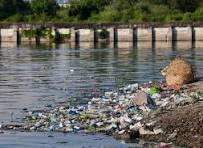
#> input picture uploads/2678c2c30dc545f49a59b037d7422212.jpg, 203 x 148 px; its folder holds only this picture in this run
$ python -i analyzer.py   (imports and definitions only)
#> lines starting #> are read from the running program, lines starting #| are printed output that depends on the picture; after the words box and inside, x2 and y2 are one past the last pixel; in counts of white or black regions, pixels touching at a corner belong together
"""
AquaGuard AI – Water Pollution Analysis Module
===============================================
Uses OpenCV image-processing techniques to estimate potential
pollution risk in water body images.

IMPORTANT DISCLAIMER:
  These are EXPERIMENTAL ESTIMATES based on pixel-level colour
  and texture analysis only.  They do NOT constitute scientific
  confirmation of actual water pollution.  Always consult
  certified environmental agencies for authoritative assessments.

Methodology (transparent):
  1. Colour analysis  – dominant hues outside the healthy blue/green
     water palette (brownish, yellowish, greyish tones) suggest
     possible turbidity or contamination.
  2. Turbidity proxy  – standard deviation of brightness in the image;
     higher variance in non-sky regions correlates with suspended
     sediments or foam.
  3. Green-band excess – algae blooms produce unusually high green
     channel values relative to blue.
  4. Dark-patch detection – oil slicks and heavy sediment cause very
     dark, low-saturation regions on water surfaces.
  5. Composite score    – weighted sum normalised to 0–100.
"""

import cv2
import numpy as np
from dataclasses import dataclass, field
from typing import Tuple


@dataclass
class AnalysisResult:
    risk_level: str           # "Low" | "Medium" | "High"
    risk_score: float         # 0–100
    color_score: float
    turbidity_score: float
    algae_score: float
    dark_patch_score: float
    dominant_colors: list
    explanation: str
    recommendations: list
    confidence: str           # "Low" | "Moderate" | "High"
    disclaimer: str = (
        "⚠️ EXPERIMENTAL ESTIMATE: This analysis is based solely on image "
        "pixel data and does NOT confirm actual water pollution. It is intended "
        "for educational and awareness purposes only. For authoritative results, "
        "consult certified environmental testing laboratories."
    )


# [45 lines left out: function analyze_water_image, not called in this run]


# ---------------------------------------------------------------------------
# Sub-analysis helpers
# ---------------------------------------------------------------------------

def _color_anomaly_score(hsv: np.ndarray, rgb: np.ndarray) -> float:
    """
    Score how far the image colours deviate from healthy water hues
    (deep blues and blue-greens, hue ≈ 90–220 °).
    Brown, yellow, grey, and red hues suggest sediment / industrial runoff.
    """
    h, s, v = cv2.split(hsv)

    # Mask out very dark (sky at dusk) or very bright pixels (sun glare)
    active = (v > 30) & (v < 240) & (s > 20)
    if active.sum() < 500:
        return 20.0  # not enough usable pixels

    active_h = h[active].astype(float) * 2  # OpenCV hue is 0–179 → 0–358

    # Healthy water: hue 170–230 ° (blues) and 100–170 ° (blue-greens)
    healthy_mask = (active_h >= 100) & (active_h <= 230)
    anomaly_ratio = 1.0 - (healthy_mask.sum() / active_h.size)

    # Extra weight for reddish-brown (hue 0–30 and 330–360)
    red_brown = ((active_h <= 30) | (active_h >= 330)).sum() / active_h.size
    yellow = ((active_h > 30) & (active_h <= 70)).sum() / active_h.size

    score = (anomaly_ratio * 50) + (red_brown * 30) + (yellow * 20)
    return float(np.clip(score, 0, 100))


def _turbidity_score(lab: np.ndarray) -> float:
    """
    Proxy for turbidity via lightness channel variance and mean.
    Murky, sediment-laden water shows higher variance and a brighter
    (milky) or darker L* than clean water.
    """
    l_channel = lab[:, :, 0].astype(float)
    std_l = float(np.std(l_channel))
    mean_l = float(np.mean(l_channel))

    # High std → variable brightness (foam, debris, sediment patches)
    std_score = np.clip((std_l - 20) / 60 * 100, 0, 100)

    # Very bright or very dark lightness → murky / oil-covered water
    brightness_dev = abs(mean_l - 100) / 100  # 100 ≈ neutral mid-grey in Lab
    brightness_score = np.clip(brightness_dev * 100, 0, 100)

    return float((std_score * 0.6 + brightness_score * 0.4))


def _algae_bloom_score(rgb: np.ndarray) -> float:
    """
    Detect green-channel dominance suggesting algae blooms.
    Healthy water: blue ≥ green.  Bloom: green >> blue.
    """
    r = rgb[:, :, 0].astype(float)
    g = rgb[:, :, 1].astype(float)
    b = rgb[:, :, 2].astype(float)

    denom = b + 1.0
    green_excess = (g - b) / denom  # positive → more green than blue

    bloom_pixels = (green_excess > 0.3).sum()
    ratio = bloom_pixels / green_excess.size

    # Also penalise yellowish-green (r≈g >> b)
    yellow_green = ((g > 100) & (r > 80) & (b < 80)).sum() / green_excess.size

    score = ratio * 70 + yellow_green * 30
    return float(np.clip(score * 100, 0, 100))


def _dark_patch_score(hsv: np.ndarray) -> float:
    """
    Oil slicks and heavy pollution manifest as very dark, low-saturation
    irregular patches across the water surface.
    """
    h, s, v = cv2.split(hsv)

    dark_low_sat = ((v < 60) & (s < 50)).sum()
    ratio = dark_low_sat / v.size

    score = ratio * 200  # amplified because dark patches are strongly indicative
    return float(np.clip(score, 0, 100))


def _dominant_colors(rgb: np.ndarray, k: int = 5) -> list:
    """
    k-means clustering to find dominant RGB colours in the image.
    """
    pixels = rgb.reshape(-1, 3).astype(np.float32)
    # Sample at most 5000 pixels for speed
    if pixels.shape[0] > 5000:
        idx = np.random.choice(pixels.shape[0], 5000, replace=False)
        pixels = pixels[idx]

    criteria = (cv2.TERM_CRITERIA_EPS + cv2.TERM_CRITERIA_MAX_ITER, 20, 1.0)
    _, labels, centers = cv2.kmeans(
        pixels, k, None, criteria, 5, cv2.KMEANS_RANDOM_CENTERS
    )
    counts = np.bincount(labels.flatten(), minlength=k)
    total = counts.sum()
    sorted_idx = np.argsort(-counts)

    result = []
    for i in sorted_idx:
        r, g, b = int(centers[i][0]), int(centers[i][1]), int(centers[i][2])
        hex_color = f"#{r:02x}{g:02x}{b:02x}"
        pct = round(float(counts[i]) / total * 100, 1)
        result.append({"hex": hex_color, "rgb": [r, g, b], "percent": pct})
    return result


def _classify(
    composite: float,
    color: float,
    turbidity: float,
    algae: float,
    dark: float,
) -> Tuple[str, str, list, str]:
    """
    Map composite score to risk level with explanation and recommendations.
    """
    # Determine primary driver
    scores = {
        "Colour Anomaly": color,
        "Turbidity": turbidity,
        "Algae Bloom Indicators": algae,
        "Dark Patch Detection": dark,
    }
    primary_driver = max(scores, key=scores.get)

    driver_explanations = {
        "Colour Anomaly": (
            "The image shows colour tones (brownish, yellowish, or reddish) "
            "that differ from typical clear-water hues, which may indicate "
            "sediment runoff, industrial discharge, or organic matter."
        ),
        "Turbidity": (
            "The image shows uneven brightness distribution, which can be a "
            "visual proxy for turbidity — suspended particles, sediment, or "
            "foam that scatter light through the water."
        ),
        "Algae Bloom Indicators": (
            "Elevated green-channel values relative to blue suggest possible "
            "algae or cyanobacteria bloom conditions, often linked to excess "
            "nutrients (eutrophication) from agricultural or urban runoff."
        ),
        "Dark Patch Detection": (
            "Dark, low-saturation regions detected on the water surface may "
            "indicate oil sheens, dense organic matter, or heavy sedimentation."
        ),
    }

    if composite < 25:
        risk_level = "Low"
        explanation = (
            "The image characteristics are broadly consistent with typical "
            "clean water appearance.  No strong visual anomalies detected. "
            f"Primary indicator assessed: {primary_driver}."
        )
        recs = [
            "Continue routine monitoring of this water body.",
            "Maintain current environmental protection measures.",
            "Document baseline images periodically for comparison.",
            "Report any sudden changes in water appearance to local authorities.",
        ]
        confidence = "Moderate"
    elif composite < 55:
        risk_level = "Medium"
        explanation = (
            f"Moderate visual anomalies detected. {driver_explanations[primary_driver]} "
            "Further investigation is advisable."
        )
        recs = [
            "Collect water samples for laboratory chemical analysis.",
            "Investigate upstream sources of potential runoff.",
            "Increase monitoring frequency in this area.",
            "Notify local environmental protection authorities.",
            "Check for nearby agricultural or industrial discharge points.",
        ]
        confidence = "Moderate"
    else:
        risk_level = "High"
        explanation = (
            f"Significant visual anomalies detected. {driver_explanations[primary_driver]} "
            "Multiple risk indicators are elevated, warranting urgent attention."
        )
        recs = [
            "🚨 Urgently collect water samples for certified laboratory testing.",
            "Alert local environmental and water management authorities immediately.",
            "Identify and document potential pollution point sources.",
            "Restrict recreational and fishing activities until testing confirms safety.",
            "Document evidence with GPS coordinates, timestamps, and photographs.",
            "Consider contacting national environmental protection agencies.",
        ]
        confidence = "Low"  # image-only analysis is least reliable at extremes

    return risk_level, explanation, recs, confidence

# ============================================================
# Satellite Water Pollution Explorer – Analysis Extension
# Added below the existing AnalysisResult / analyze_water_image
# ============================================================


import base64
import io
from typing import Optional


@dataclass
class SatelliteAnalysisResult:
    """Result of analysing a satellite/aerial water image with overlay."""
    risk_level: str                # "Low" | "Medium" | "High"
    risk_score: float              # 0–100
    color_score: float
    turbidity_score: float
    algae_score: float
    dark_patch_score: float
    dominant_colors: list
    explanation: str
    recommendations: list
    confidence: str
    # Satellite-specific fields
    location_name: str
    latitude: Optional[float]
    longitude: Optional[float]
    image_date: Optional[str]
    water_type: str
    overlay_image_b64: str         # base64-encoded PNG of annotated image
    detected_regions: list         # list of {label, color, bbox, pixel_count}
    satellite_links: list          # list of {name, url, description}
    disclaimer: str = (
        "⚠️ EXPERIMENTAL VISUAL ESTIMATE: Analysis is based solely on image pixel data. "
        "It does NOT confirm actual water pollution or chemical contamination. "
        "Satellite images may have been retrieved from external services and reflect "
        "real-world conditions only at the time of capture. For authoritative water "
        "quality results, consult certified environmental testing laboratories."
    )
    source_note: str = ""


def analyze_satellite_image(
    image_path: str,
    location_name: str = "Unknown",
    latitude: Optional[float] = None,
    longitude: Optional[float] = None,
    image_date: Optional[str] = None,
    water_type: str = "unknown",
) -> SatelliteAnalysisResult:
    """
    Analyse a satellite/aerial water image.
    Returns the standard risk metrics PLUS a base64-encoded annotated overlay
    image highlighting suspicious regions with colour-coded bounding boxes.

    Detected region types:
      - Algae bloom (bright green patches)
      - Turbid/brown water (brownish/yellowish hue)
      - Dark patch / possible oil (very dark low-saturation areas)
      - Colour anomaly (hues outside normal water palette)
    """
#> called with location_name = 'Unknown', water_type = 'unknown'
    img_bgr = cv2.imread(image_path)
#> img_bgr is the input picture: shape (148, 203, 3); mean B, G, R 96.6, 104.1, 104.8
    if img_bgr is None:
        raise ValueError(f"Cannot read image: {image_path}")

    # Work at 640×480 for consistent analysis
    orig_h, orig_w = img_bgr.shape[:2]
    img_bgr = cv2.resize(img_bgr, (640, 480))
#> img_bgr: shape (480, 640, 3)
    img_rgb = cv2.cvtColor(img_bgr, cv2.COLOR_BGR2RGB)
    img_hsv = cv2.cvtColor(img_bgr, cv2.COLOR_BGR2HSV)
#> img_hsv: shape (480, 640, 3); mean H, S, V 57.9, 61.7, 112.4
    img_lab = cv2.cvtColor(img_bgr, cv2.COLOR_BGR2Lab)
#> img_lab: shape (480, 640, 3); mean of channels 0, 1, 2 110.5, 127.2, 132.6

    # --- Standard scores ---
    color_score     = _color_anomaly_score(img_hsv, img_rgb)
#> in _color_anomaly_score, `h, s, v = cv2.split(hsv)`:
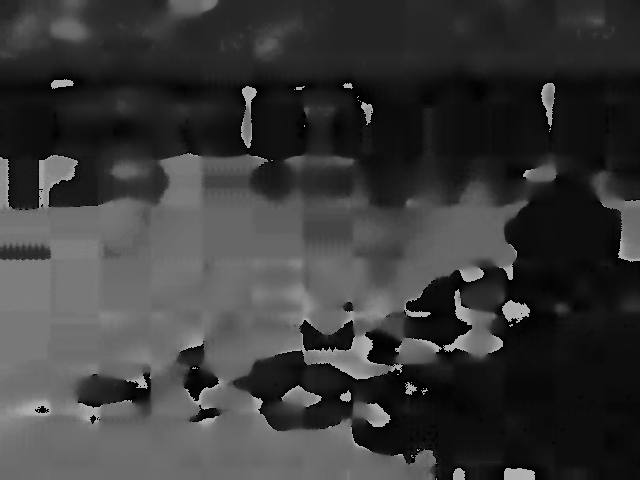
#> h: shape (480, 640); min 0, max 179, mean 57.9
#> in _color_anomaly_score, `h, s, v = cv2.split(hsv)`:
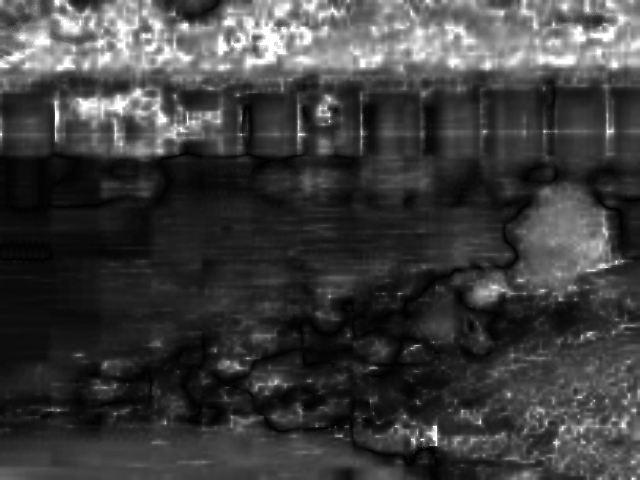
#> s: shape (480, 640); min 0, max 255, mean 61.7
#> in _color_anomaly_score, `active = (v > 30) & (v < 240) & (s > 20)`:
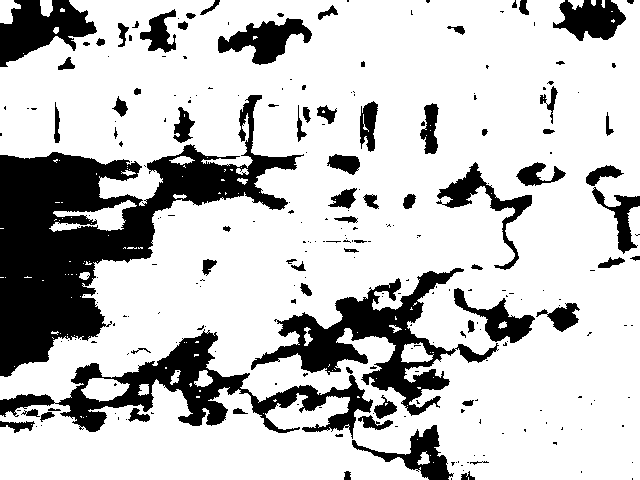
#> active: shape (480, 640) bool; 76.9% white; 254 black regions (178 under 20 px), largest, box (x1, y1, x2, y2) and area: (0, 95, 304, 377) 27513, (0, 329, 373, 439) 9945, (251, 268, 499, 416) 9667
#> in _color_anomaly_score, `anomaly_ratio = 1.0 - (healthy_mask.sum() / active_h.size)`: anomaly_ratio = 0.682
#> in _color_anomaly_score, `red_brown = ((active_h <= 30) | (active_h >= 330)).sum() / active_h.size`: red_brown = 0.285
#> in _color_anomaly_score, `yellow = ((active_h > 30) & (active_h <= 70)).sum() / active_h.size`: yellow = 0.237
#> in _color_anomaly_score, `score = (anomaly_ratio * 50) + (red_brown * 30) + (yellow * 20)`: score = 47.4
#> color_score = 47.4
    turbidity_score = _turbidity_score(img_lab)
#> in _turbidity_score, `std_l = float(np.std(l_channel))`: std_l = 44.74
#> in _turbidity_score, `mean_l = float(np.mean(l_channel))`: mean_l = 110.5
#> in _turbidity_score, `std_score = np.clip((std_l - 20) / 60 * 100, 0, 100)`: std_score = 41.23
#> in _turbidity_score, `brightness_dev = abs(mean_l - 100) / 100`: brightness_dev = 0.105
#> in _turbidity_score, `brightness_score = np.clip(brightness_dev * 100, 0, 100)`: brightness_score = 10.54
#> turbidity_score = 28.96
    algae_score     = _algae_bloom_score(img_rgb)
#> in _algae_bloom_score, `g = rgb[:, :, 1].astype(float)`:
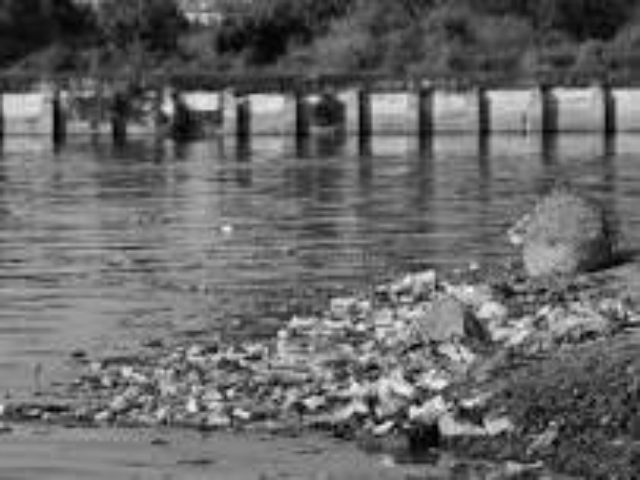
#> g: shape (480, 640) float64; min 0, max 250, mean 104
#> in _algae_bloom_score, `b = rgb[:, :, 2].astype(float)`:
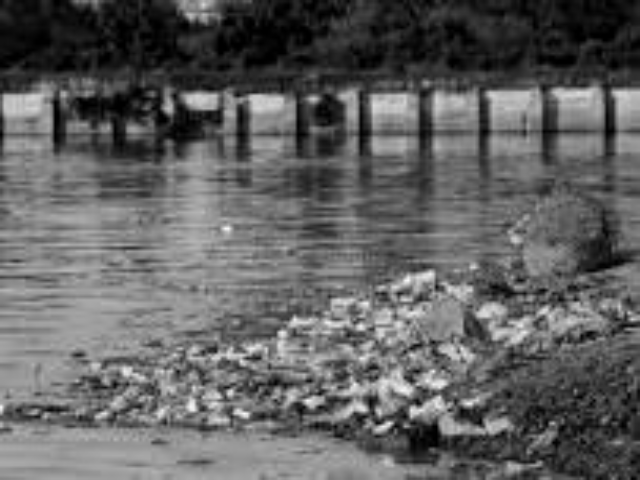
#> b: shape (480, 640) float64; min 0, max 249, mean 96.5
#> in _algae_bloom_score, `green_excess = (g - b) / denom`:
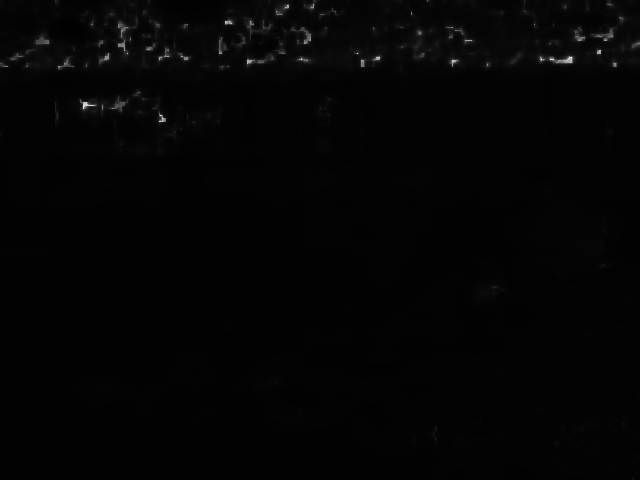
#> green_excess: shape (480, 640) float64; min -0.692, max 59, mean 0.4; drawn with min black and max white
#> in _algae_bloom_score, `bloom_pixels = (green_excess > 0.3).sum()`: bloom_pixels = 65855
#> in _algae_bloom_score, `ratio = bloom_pixels / green_excess.size`: ratio = 0.214
#> in _algae_bloom_score, `yellow_green = ((g > 100) & (r > 80) & (b < 80)).sum() / green_excess...`: yellow_green = 0.00893
#> in _algae_bloom_score, `score = ratio * 70 + yellow_green * 30`: score = 15.27
#> algae_score = 100
    dark_score      = _dark_patch_score(img_hsv)
#> in _dark_patch_score, `dark_low_sat = ((v < 60) & (s < 50)).sum()`: dark_low_sat = 3992
#> in _dark_patch_score, `ratio = dark_low_sat / v.size`: ratio = 0.013
#> in _dark_patch_score, `score = ratio * 200`: score = 2.6
#> dark_score = 2.6
    dominant_colors = _dominant_colors(img_rgb)
#> in _dominant_colors, `_, labels, centers = cv2.kmeans( pixels, k, None, criteria, 5, cv2.KME..`: labels = 5000 values, max 4 at index 2, min 0 at index 1, mean 1.79; centers = [[72.5, 71.59, 52.54], [103.3, 102.4, 98.81], [31.33, 35.16, 17.03], [133.8, 134.6, 138], [190.4, 178.2, 167.1]]
#> in _dominant_colors, `counts = np.bincount(labels.flatten(), minlength=k)`: counts = [1135, 1238, 634, 1549, 444]
#> in _dominant_colors, `total = counts.sum()`: total = 5000
#> in _dominant_colors, `sorted_idx = np.argsort(-counts)`: sorted_idx = [3, 1, 0, 2, 4]
#> the loop in _dominant_colors, `for i in sorted_idx:` made 5 passes
#> (i, r, g, b, hex_color, pct) on passes 1, 3, 4: (3, 133, 134, 137, '#858689', 31), (0, 72, 71, 52, '#484734', 22.7), (2, 31, 35, 17, '#1f2311', 12.7)
#> after the loop in _dominant_colors, `for i in sorted_idx:`: result = 5 items
#> dominant_colors = 5 items

    composite = float(np.clip(
        color_score * 0.35 + turbidity_score * 0.25 +
        algae_score * 0.20 + dark_score * 0.20,
        0, 100
    ))
#> composite = 44.35

    risk_level, explanation, recommendations, confidence = _classify(
        composite, color_score, turbidity_score, algae_score, dark_score
    )
#> in _classify, `scores = { "Colour Anomaly": color, "Turbidity": turbidity, "Algae Blo..`: scores = {'Colour Anomaly': 47.4, 'Turbidity': 28.96, 'Algae Bloom Indicators': 100, 'Dark Patch Detection': 2.6}
#> in _classify, `primary_driver = max(scores, key=scores.get)`: primary_driver = 'Algae Bloom Indicators'
#> risk_level = 'Medium'; recommendations = 5 items; confidence = 'Moderate'

    # --- Build annotated overlay ---
    overlay_bgr, detected_regions = _build_overlay(img_bgr, img_rgb, img_hsv)

    # Convert overlay to base64 PNG
    _, buf = cv2.imencode(".png", overlay_bgr)
    overlay_b64 = base64.b64encode(buf.tobytes()).decode("utf-8")

    # --- Satellite resource links ---
    sat_links = _satellite_links(latitude, longitude, image_date)

    return SatelliteAnalysisResult(
        risk_level=risk_level,
        risk_score=round(composite, 1),
        color_score=round(color_score, 1),
        turbidity_score=round(turbidity_score, 1),
        algae_score=round(algae_score, 1),
        dark_patch_score=round(dark_score, 1),
        dominant_colors=dominant_colors,
        explanation=explanation,
        recommendations=recommendations,
        confidence=confidence,
        location_name=location_name,
        latitude=latitude,
        longitude=longitude,
        image_date=image_date,
        water_type=water_type,
        overlay_image_b64=overlay_b64,
        detected_regions=detected_regions,
        satellite_links=sat_links,
        source_note=(
            "Image provided by user upload. No satellite imagery was retrieved "
            "automatically. Satellite resource links are provided for manual "
            "reference — click to open in your browser."
        ) if not sat_links else (
            "Satellite links generated from coordinates. No imagery was "
            "fetched automatically; click a link to view imagery in an "
            "external browser."
        )
    )


# ---------------------------------------------------------------------------
# Overlay builder
# ---------------------------------------------------------------------------

def _build_overlay(
    img_bgr: np.ndarray,
    img_rgb: np.ndarray,
    img_hsv: np.ndarray,
) -> tuple:
    """
    Draw colour-coded region highlights on a copy of img_bgr.
    Returns (annotated_bgr, detected_regions_list).
    """
    annotated = img_bgr.copy()
    h, w = img_bgr.shape[:2]
    detected = []

    r = img_rgb[:, :, 0].astype(float)
    g = img_rgb[:, :, 1].astype(float)
    b = img_rgb[:, :, 2].astype(float)
    hue, sat, val = cv2.split(img_hsv)

    # ---- 1. Algae bloom mask (green dominance) ----
    algae_mask = (
        (g > 90) &
        ((g - b) / (b + 1.0) > 0.28) &
        (val.astype(float) > 40) &
        (sat.astype(float) > 30)
    ).astype(np.uint8) * 255

    algae_mask = _morphology_clean(algae_mask)
#> in _morphology_clean, `mask = cv2.morphologyEx(mask, cv2.MORPH_DILATE, kernel, iterations=1)`:
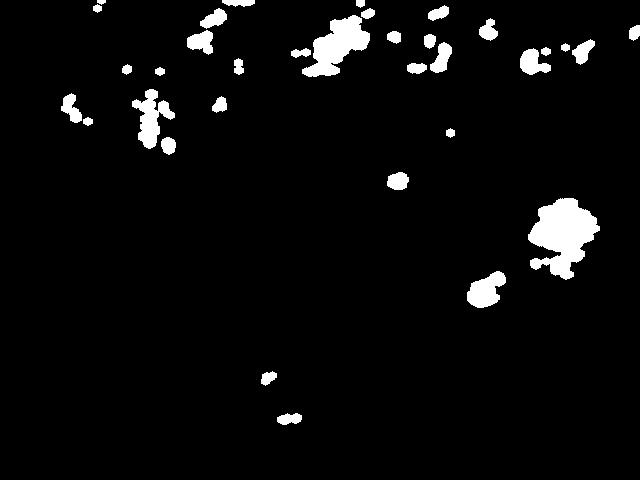
#> mask: shape (480, 640); 4.3% white; 34 white regions
#> in _morphology_clean, `contours, _ = cv2.findContours(mask, cv2.RETR_EXTERNAL, cv2.CHAIN_APPR..`: contours = 34 contours; largest, box (x1, y1, x2, y2) and area: (528, 198, 600, 280) 3314, (302, 15, 370, 77) 2016, (132, 89, 175, 149) 1060, (467, 271, 506, 308) 848, (520, 48, 551, 75) 462
#> the loop in _morphology_clean, `for cnt in contours:` made 34 passes
#> (the rest of the program and of its run is left out)
